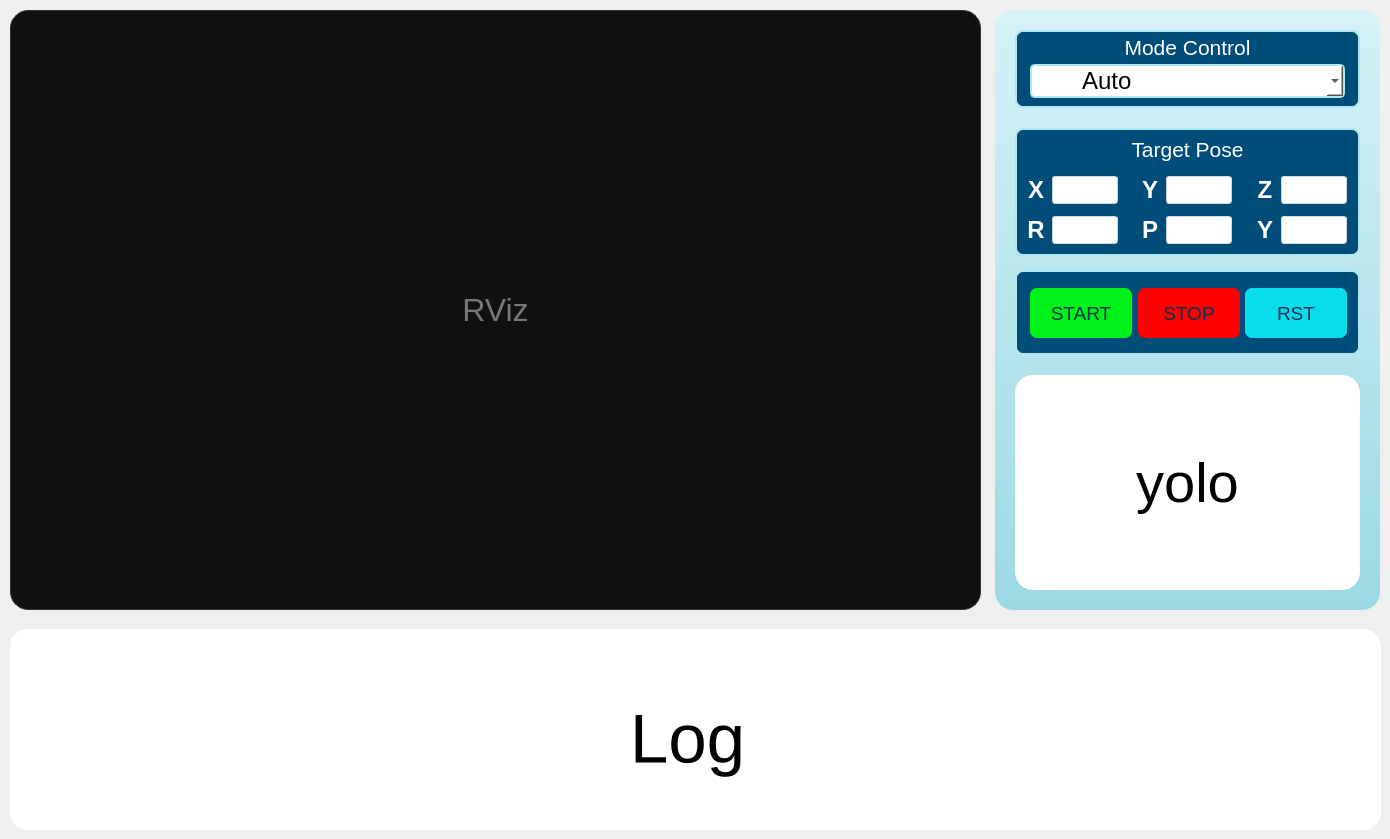
    <widget class="QWidget" name="pageMain">
     <property name="styleSheet">
      <string>QWidget#pageMain { background: qlineargradient(x1:0,y1:0,x2:0,y2:1, stop:0 #78b2d9, stop:1 #253d56); }</string>
     </property>
     <widget class="QFrame" name="RvizArea">
      <property name="geometry">
       <rect>
        <x>10</x>
        <y>10</y>
        <width>971</width>
        <height>600</height>
       </rect>
      </property>
      <property name="styleSheet">
       <string>background:white; border-radius:18px; border:0px solid #ffffff;</string>
      </property>
      <layout class="QVBoxLayout" name="verticalLayoutRvizArea">
       <property name="spacing">
        <number>0</number>
       </property>
       <property name="leftMargin">
        <number>0</number>
       </property>
       <property name="topMargin">
        <number>0</number>
       </property>
       <property name="rightMargin">
        <number>0</number>
       </property>
       <property name="bottomMargin">
        <number>0</number>
       </property>
       <item>
        <widget class="QFrame" name="embeddedRvizWidget">
         <property name="sizePolicy">
          <sizepolicy hsizetype="Expanding" vsizetype="Expanding">
           <horstretch>0</horstretch>
           <verstretch>0</verstretch>
          </sizepolicy>
         </property>
         <property name="minimumSize">
          <size>
           <width>400</width>
           <height>300</height>
          </size>
         </property>
         <property name="styleSheet">
          <string>background-color: #111111; border: 1px solid #333333;</string>
         </property>
         <property name="frameShape">
          <enum>QFrame::StyledPanel</enum>
         </property>
         <property name="frameShadow">
          <enum>QFrame::Plain</enum>
         </property>
         <layout class="QVBoxLayout" name="verticalLayoutEmbeddedRviz">
          <property name="spacing">
           <number>0</number>
          </property>
          <property name="leftMargin">
           <number>0</number>
          </property>
          <property name="topMargin">
           <number>0</number>
          </property>
          <property name="rightMargin">
           <number>0</number>
          </property>
          <property name="bottomMargin">
           <number>0</number>
          </property>
          <item>
           <widget class="QLabel" name="labelRvizPlaceholder">
            <property name="font">
             <font>
              <family>Arial</family>
              <pointsize>24</pointsize>
             </font>
            </property>
            <property name="styleSheet">
             <string>color: #777777; background: transparent; border: 0px;</string>
            </property>
            <property name="text">
             <string>RViz</string>
            </property>
            <property name="alignment">
             <set>Qt::AlignCenter</set>
            </property>
           </widget>
          </item>
         </layout>
        </widget>
       </item>
      </layout>
     </widget>
     <widget class="QFrame" name="TaskControlPanel">
      <property name="geometry">
       <rect>
        <x>995</x>
        <y>10</y>
        <width>385</width>
        <height>600</height>
       </rect>
      </property>
      <property name="styleSheet">
       <string>background: qlineargradient(x1:0,y1:0,x2:0,y2:1, stop:0 #d5f2f7, stop:1 #9bd9e5); border-radius:18px;</string>
      </property>
      <widget class="QFrame" name="ModeControlGroup">
       <property name="geometry">
        <rect>
         <x>20</x>
         <y>20</y>
         <width>345</width>
         <height>78</height>
        </rect>
       </property>
       <property name="styleSheet">
        <string>background:#004d7a; border-radius:8px; border:2px solid #aee7ee;</string>
       </property>
       <widget class="QLabel" name="lblModeControl">
        <property name="geometry">
         <rect>
          <x>0</x>
          <y>2</y>
          <width>345</width>
          <height>30</height>
         </rect>
        </property>
        <property name="font">
         <font>
          <family>Arial</family>
          <pointsize>16</pointsize>
         </font>
        </property>
        <property name="styleSheet">
         <string>color:white; background:transparent; border:0px;</string>
        </property>
        <property name="text">
         <string>Mode Control</string>
        </property>
        <property name="alignment">
         <set>Qt::AlignCenter</set>
        </property>
       </widget>
       <widget class="QComboBox" name="cbModeControl">
        <property name="geometry">
         <rect>
          <x>15</x>
          <y>34</y>
          <width>315</width>
          <height>34</height>
         </rect>
        </property>
        <property name="styleSheet">
         <string>QComboBox{background:white; color:black; border-radius:5px; padding-left:50px; font: 18pt Arial;}</string>
        </property>
        <item>
         <property name="text">
          <string>Auto</string>
         </property>
        </item>
        <item>
         <property name="text">
          <string>Manual</string>
         </property>
        </item>
        <item>
         <property name="text">
          <string>Pose</string>
         </property>
        </item>
       </widget>
      </widget>
      <widget class="QFrame" name="TargetPoseGroup">
       <property name="geometry">
        <rect>
         <x>20</x>
         <y>118</y>
         <width>345</width>
         <height>128</height>
        </rect>
       </property>
       <property name="styleSheet">
        <string>background:#004d7a; border-radius:8px; border:2px solid #aee7ee;</string>
       </property>
       <widget class="QLabel" name="lblTargetPose">
        <property name="geometry">
         <rect>
          <x>0</x>
          <y>4</y>
          <width>345</width>
          <height>34</height>
         </rect>
        </property>
        <property name="font">
         <font>
          <family>Arial</family>
          <pointsize>16</pointsize>
         </font>
        </property>
        <property name="styleSheet">
         <string>color:white; background:transparent; border:0px;</string>
        </property>
        <property name="text">
         <string>Target Pose</string>
        </property>
        <property name="alignment">
         <set>Qt::AlignCenter</set>
        </property>
       </widget>
       <widget class="QLabel" name="txtTargetX_label">
        <property name="geometry">
         <rect>
          <x>9</x>
          <y>48</y>
          <width>24</width>
          <height>28</height>
         </rect>
        </property>
        <property name="font">
         <font>
          <family>Arial</family>
          <pointsize>18</pointsize>
          <weight>75</weight>
          <bold>true</bold>
         </font>
        </property>
        <property name="styleSheet">
         <string>color:white; background:transparent; border:0px;</string>
        </property>
        <property name="text">
         <string>X</string>
        </property>
        <property name="alignment">
         <set>Qt::AlignCenter</set>
        </property>
       </widget>
       <widget class="QLineEdit" name="txtTargetX">
        <property name="geometry">
         <rect>
          <x>37</x>
          <y>48</y>
          <width>66</width>
          <height>28</height>
         </rect>
        </property>
        <property name="styleSheet">
         <string>QLineEdit { background:white; border-radius:3px; border:1px solid #cbd8e0; padding-left:6px; color:black;}</string>
        </property>
       </widget>
       <widget class="QLabel" name="txtTargetY_label">
        <property name="geometry">
         <rect>
          <x>123</x>
          <y>48</y>
          <width>24</width>
          <height>28</height>
         </rect>
        </property>
        <property name="font">
         <font>
          <family>Arial</family>
          <pointsize>18</pointsize>
          <weight>75</weight>
          <bold>true</bold>
         </font>
        </property>
        <property name="styleSheet">
         <string>color:white; background:transparent; border:0px;</string>
        </property>
        <property name="text">
         <string>Y</string>
        </property>
        <property name="alignment">
         <set>Qt::AlignCenter</set>
        </property>
       </widget>
       <widget class="QLineEdit" name="txtTargetY">
        <property name="geometry">
         <rect>
          <x>151</x>
          <y>48</y>
          <width>66</width>
          <height>28</height>
         </rect>
        </property>
        <property name="styleSheet">
         <string>QLineEdit { background:white; border-radius:3px; border:1px solid #cbd8e0; padding-left:6px; color:black;}</string>
        </property>
       </widget>
       <widget class="QLabel" name="txtTargetZ_label">
        <property name="geometry">
         <rect>
          <x>238</x>
          <y>48</y>
          <width>24</width>
          <height>28</height>
         </rect>
        </property>
        <property name="font">
         <font>
          <family>Arial</family>
          <pointsize>18</pointsize>
          <weight>75</weight>
          <bold>true</bold>
         </font>
        </property>
        <property name="styleSheet">
         <string>color:white; background:transparent; border:0px;</string>
        </property>
        <property name="text">
         <string>Z</string>
        </property>
        <property name="alignment">
         <set>Qt::AlignCenter</set>
        </property>
       </widget>
       <widget class="QLineEdit" name="txtTargetZ">
        <property name="geometry">
         <rect>
          <x>266</x>
          <y>48</y>
          <width>66</width>
          <height>28</height>
         </rect>
        </property>
        <property name="styleSheet">
         <string>QLineEdit { background:white; border-radius:3px; border:1px solid #cbd8e0; padding-left:6px; color:black;}</string>
        </property>
       </widget>
       <widget class="QLabel" name="txtTargetRoll_label">
        <property name="geometry">
         <rect>
          <x>9</x>
          <y>88</y>
          <width>24</width>
          <height>28</height>
         </rect>
        </property>
        <property name="font">
         <font>
          <family>Arial</family>
          <pointsize>18</pointsize>
          <weight>75</weight>
          <bold>true</bold>
         </font>
        </property>
        <property name="styleSheet">
         <string>color:white; background:transparent; border:0px;</string>
        </property>
        <property name="text">
         <string>R</string>
        </property>
        <property name="alignment">
         <set>Qt::AlignCenter</set>
        </property>
       </widget>
       <widget class="QLineEdit" name="txtTargetRoll">
        <property name="geometry">
         <rect>
          <x>37</x>
          <y>88</y>
          <width>66</width>
          <height>28</height>
         </rect>
        </property>
        <property name="styleSheet">
         <string>QLineEdit { background:white; border-radius:3px; border:1px solid #cbd8e0; padding-left:6px; color:black;}</string>
        </property>
       </widget>
       <widget class="QLabel" name="txtTargetPitch_label">
        <property name="geometry">
         <rect>
          <x>123</x>
          <y>88</y>
          <width>24</width>
          <height>28</height>
         </rect>
        </property>
        <property name="font">
         <font>
          <family>Arial</family>
          <pointsize>18</pointsize>
          <weight>75</weight>
          <bold>true</bold>
         </font>
        </property>
        <property name="styleSheet">
         <string>color:white; background:transparent; border:0px;</string>
        </property>
        <property name="text">
         <string>P</string>
        </property>
        <property name="alignment">
         <set>Qt::AlignCenter</set>
        </property>
       </widget>
       <widget class="QLineEdit" name="txtTargetPitch">
        <property name="geometry">
         <rect>
          <x>151</x>
          <y>88</y>
          <width>66</width>
          <height>28</height>
         </rect>
        </property>
        <property name="styleSheet">
         <string>QLineEdit { background:white; border-radius:3px; border:1px solid #cbd8e0; padding-left:6px; color:black;}</string>
        </property>
       </widget>
       <widget class="QLabel" name="txtTargetYaw_label">
        <property name="geometry">
         <rect>
          <x>238</x>
          <y>88</y>
          <width>24</width>
          <height>28</height>
         </rect>
        </property>
        <property name="font">
         <font>
          <family>Arial</family>
          <pointsize>18</pointsize>
          <weight>75</weight>
          <bold>true</bold>
         </font>
        </property>
        <property name="styleSheet">
         <string>color:white; background:transparent; border:0px;</string>
        </property>
        <property name="text">
         <string>Y</string>
        </property>
        <property name="alignment">
         <set>Qt::AlignCenter</set>
        </property>
       </widget>
       <widget class="QLineEdit" name="txtTargetYaw">
        <property name="geometry">
         <rect>
          <x>266</x>
          <y>88</y>
          <width>66</width>
          <height>28</height>
         </rect>
        </property>
        <property name="styleSheet">
         <string>QLineEdit { background:white; border-radius:3px; border:1px solid #cbd8e0; padding-left:6px; color:black;}</string>
        </property>
       </widget>
      </widget>
      <widget class="QFrame" name="TaskCommandGroup">
       <property name="geometry">
        <rect>
         <x>20</x>
         <y>260</y>
         <width>345</width>
         <height>85</height>
        </rect>
       </property>
       <property name="styleSheet">
        <string>background:#004d7a; border-radius:8px; border:2px solid #aee7ee;</string>
       </property>
       <widget class="QPushButton" name="btnStartTask">
        <property name="geometry">
         <rect>
          <x>15</x>
          <y>18</y>
          <width>102</width>
          <height>50</height>
         </rect>
        </property>
        <property name="font">
         <font>
          <family>Arial</family>
          <pointsize>14</pointsize>
         </font>
        </property>
        <property name="styleSheet">
         <string>QPushButton{background:#00f018; color:#00334f; border-radius:7px; border:0px;}</string>
        </property>
        <property name="text">
         <string>START</string>
        </property>
       </widget>
       <widget class="QPushButton" name="btnStopTask">
        <property name="geometry">
         <rect>
          <x>123</x>
          <y>18</y>
          <width>102</width>
          <height>50</height>
         </rect>
        </property>
        <property name="font">
         <font>
          <family>Arial</family>
          <pointsize>14</pointsize>
         </font>
        </property>
        <property name="styleSheet">
         <string>QPushButton{background:#ff0000; color:#00334f; border-radius:7px; border:0px;}</string>
        </property>
        <property name="text">
         <string>STOP</string>
        </property>
       </widget>
       <widget class="QPushButton" name="btnResetTask">
        <property name="geometry">
         <rect>
          <x>230</x>
          <y>18</y>
          <width>102</width>
          <height>50</height>
         </rect>
        </property>
        <property name="font">
         <font>
          <family>Arial</family>
          <pointsize>14</pointsize>
         </font>
        </property>
        <property name="styleSheet">
         <string>QPushButton{background:#08ddec; color:#00334f; border-radius:7px; border:0px;}</string>
        </property>
        <property name="text">
         <string>RST</string>
        </property>
       </widget>
      </widget>
      <widget class="QFrame" name="VisionPreviewGroup">
       <property name="geometry">
        <rect>
         <x>20</x>
         <y>365</y>
         <width>345</width>
         <height>215</height>
        </rect>
       </property>
       <property name="styleSheet">
        <string>background:white; border-radius:18px; border:0px solid #ffffff;</string>
       </property>
       <widget class="QLabel" name="yoloPreviewWidget">
        <property name="geometry">
         <rect>
          <x>0</x>
          <y>0</y>
          <width>345</width>
          <height>215</height>
         </rect>
        </property>
        <property name="font">
         <font>
          <family>Arial</family>
          <pointsize>42</pointsize>
         </font>
        </property>
        <property name="styleSheet">
         <string>background:transparent; color:black;</string>
        </property>
        <property name="text">
         <string>yolo</string>
        </property>
        <property name="alignment">
         <set>Qt::AlignCenter</set>
        </property>
       </widget>
      </widget>
     </widget>
     <widget class="QFrame" name="ShortLogArea">
      <property name="geometry">
       <rect>
        <x>10</x>
        <y>629</y>
        <width>1371</width>
        <height>201</height>
       </rect>
      </property>
      <property name="styleSheet">
       <string>background:white; border-radius:18px; border:0px solid #ffffff;</string>
      </property>
      <widget class="QLabel" name="txtMainLog">
       <property name="geometry">
        <rect>
         <x>17</x>
         <y>19</y>
         <width>1321</width>
         <height>181</height>
        </rect>
       </property>
       <property name="font">
        <font>
         <family>Arial</family>
         <pointsize>52</pointsize>
        </font>
       </property>
       <property name="styleSheet">
        <string>background:transparent; color:black;</string>
       </property>
       <property name="text">
        <string>Log</string>
       </property>
       <property name="alignment">
        <set>Qt::AlignCenter</set>
       </property>
      </widget>
     </widget>
    </widget>
